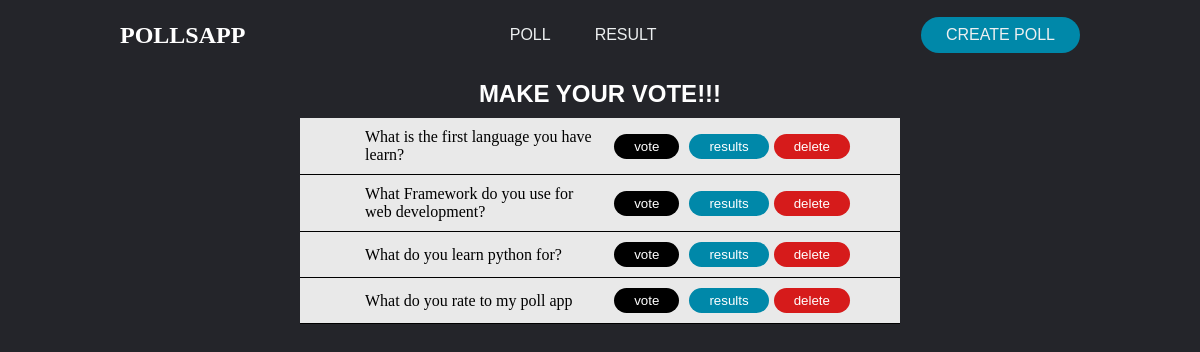
Page /home/ on the earlier database version.
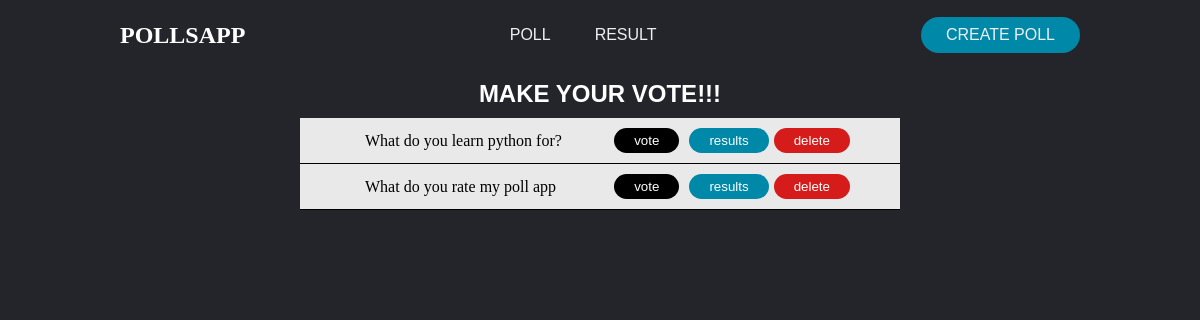
Same page on the later database version.
### polls/models.py (models this page shows, shortened)
class Poll(models.Model):
    pollquestion=models.TextField()
    option1=models.CharField(max_length=65)
    option2=models.CharField(max_length=65)
    option3=models.CharField(max_length=65)
    option1_count=models.IntegerField(default=0)
    option2_count=models.IntegerField(default=0)
    option3_count=models.IntegerField(default=0)

### polls/views.py (the view)
# urls.py: path('',views.index,name='home'),
def index(request):
	polls = Poll.objects.all()
	context={
		'polls':polls
		}
	if request.method=="POST":
		primarykey=request.POST['deletebtn']
		deletepollobj=Poll.objects.get(pk=primarykey)
		deletepollobj.delete()
	return render(request,"home.html",context)

### polls/templates/home.html (shortened to what this page needs)
{%extends 'index.html'%}
{%load static%}
{%block link%}
<link rel="stylesheet" type="text/css" href="{% static 'homestyle.css'%}">
{%endblock%}
{% block content %}
<main>
	<div class="pollview">
	<h2 class="pollheader">MAKE YOUR VOTE!!!</h2>
	{% for poll in polls %}
	<div class="pollcontents">
		<p class="pollquestion">{{poll.pollquestion}}</p>
		<a href="{%url 'vote' poll.id %}"><button class="votebtn"> vote </button></a>
		<a href="{%url 'detailedresult' poll.id %}"><button class="resultbtn"> results </button></a>
		<form method='POST'>{%csrf_token%}
			<button class="deletebtn" type="submit"> delete </button></a>
		</form>
	</div>
	{% endfor %}
	</div>
</main>
{% endblock %}

Differences in the rows shown:
removed Poll: pollquestion "What is the first language you have learn?"
removed Poll: pollquestion "What Framework do you use for web development?"
removed Poll: pollquestion "What do you rate to my poll app"
added Poll: pollquestion "What do you rate my poll app"
